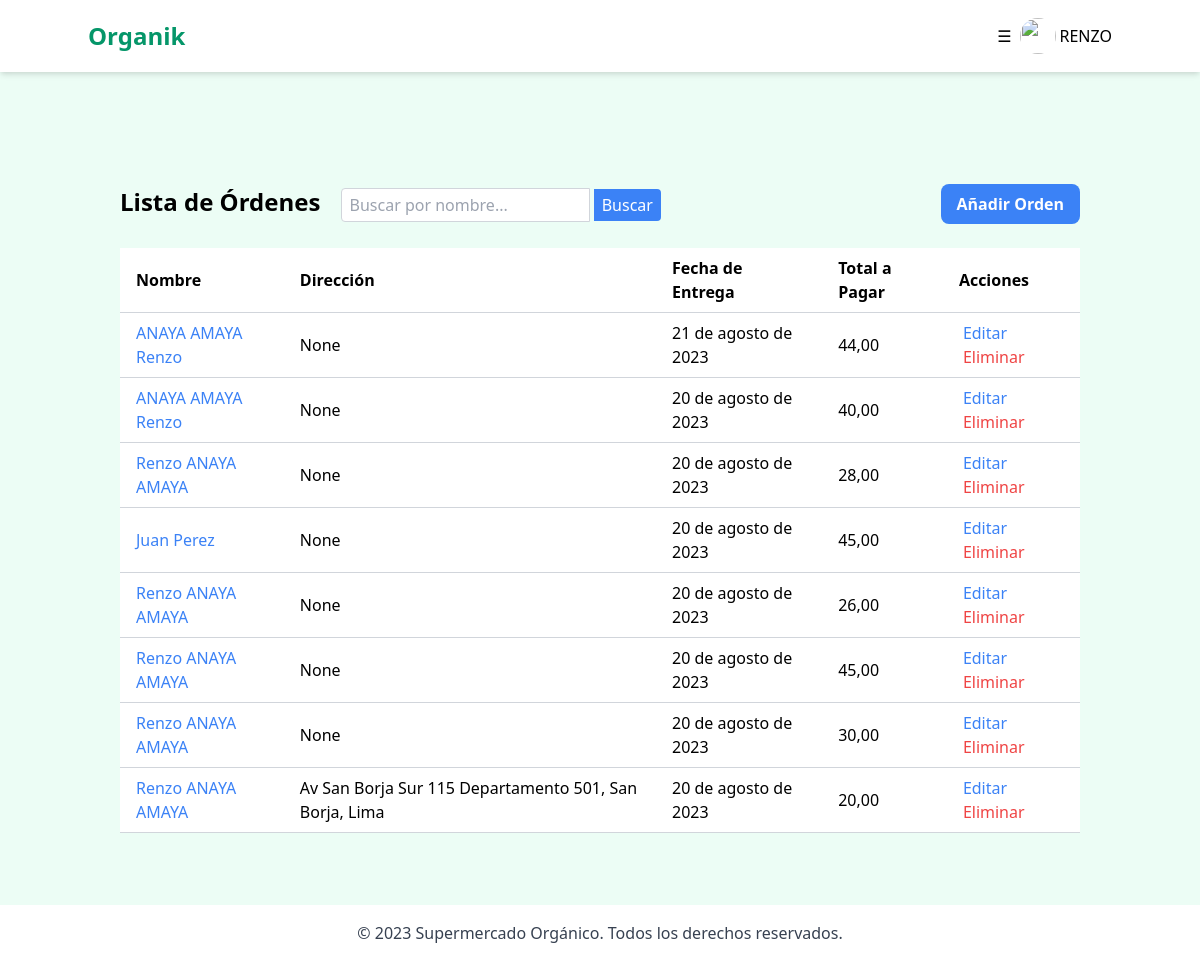
The app's page /administracion/orden/ (signed in), older data.
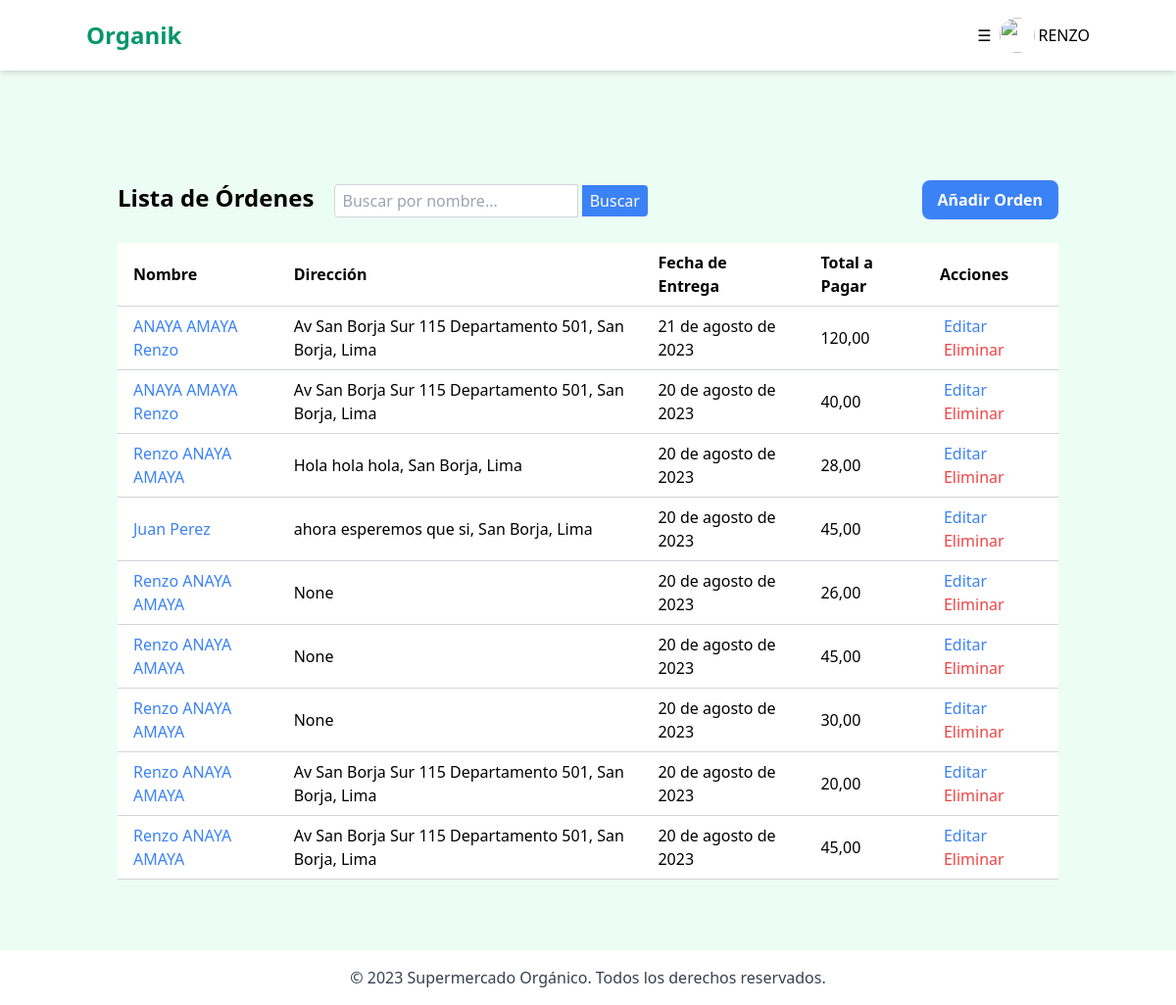
The same page, newer data.
### marketapp/models.py (models this page shows, shortened)
class Orden(models.Model):
    usuario = models.ForeignKey(
        Usuario, on_delete=models.SET_NULL, null=True, blank=True
    )
    first_name = models.CharField(max_length=100, blank=True, null=True)
    last_name = models.CharField(max_length=100, blank=True, null=True)
    email = models.EmailField()
    telefono = models.CharField(max_length=15)
    direccion = models.ForeignKey(DireccionEnvio, on_delete=models.SET_NULL, null=True)
    fecha_creacion = models.DateTimeField(auto_now_add=True)
    fecha_entrega_deseada = models.DateField(null=True, blank=True)
    total = models.DecimalField(max_digits=10, decimal_places=2)
    descuento = models.DecimalField(max_digits=10, decimal_places=2, default=0)
    costo_envio = models.DecimalField(max_digits=10, decimal_places=2, default=10)
    completado = models.BooleanField(default=False)
    total_a_pagar = models.DecimalField(max_digits=10, decimal_places=2)

class DireccionEnvio(models.Model):
    direccion = models.TextField()
    ciudad = models.CharField(max_length=100)
    distrito = models.CharField(max_length=100)
    codigo_postal = models.CharField(max_length=10)
    def __str__(self):
        return f"{self.direccion}, {self.distrito}, {self.ciudad}"

### marketapp/views.py (the view)
# urls.py: path('orden/', OrdenAdminListView.as_view(), name='admin_orden_list'),
class OrdenAdminListView(LoginRequiredMixin, ListView):
    model = Orden
    template_name = 'marketapp/admin/orden/list.html'
    context_object_name = 'ordenes'
    def get_queryset(self):
        queryset = super().get_queryset()
        search_term = self.request.GET.get('search', '')
        if search_term:
            queryset = queryset.filter(first_name__icontains=search_term)
        return queryset

### marketapp/templates/marketapp/admin/orden/list.html
{% extends "marketapp/admin/adminIndex.html" %}
{% block contenido %}
<div class="container mx-auto mt-10 md:p-4">
    <div class="flex justify-between items-center mb-6">
        <div>
            <h2 class="text-2xl font-bold inline-block mr-4">Lista de Órdenes</h2>
            <form class="inline-block" method="get" action=".">
                <input type="text" name="search" placeholder="Buscar por nombre..." value="{{ request.GET.search }}" class="py-1 px-2 rounded-l border border-gray-300">
                <button type="submit" class="py-1 px-2 rounded-r bg-blue-500 hover:bg-blue-600 text-white">Buscar</button>
            </form>
        </div>
        <a href="{% url 'administracion:admin_orden_create' %}" class="bg-blue-500 hover:bg-blue-600 text-white font-bold py-2 px-4 rounded-lg">
            Añadir Orden
        </a>
    </div>
    <table class="min-w-full bg-white">
        <thead>
            <tr>
                <th class="py-2 md:px-4 border-b border-gray-300 text-left">Nombre </th>
                <th class="py-2 md:px-4 border-b border-gray-300 text-left">Dirección</th>
                <th class="py-2 md:px-4 border-b border-gray-300 text-left">Fecha de Entrega</th>
                <th class="py-2 md:px-4 border-b border-gray-300 text-left">Total a Pagar</th>
                <th class="py-2 md:px-4 border-b border-gray-300 text-left">Acciones</th>
            </tr>
        </thead>
        <tbody>
            {% for orden in ordenes %}
            <tr>
                <td class="px-1 py-2 md:px-4 border-b border-gray-300">
                    <a href="{% url 'administracion:admin_orden_detail' orden.id %}" class="text-blue-500 hover:text-blue-600">{{ orden.first_name }} {{ orden.last_name}}</a>
                </td>
                <td class="py-2 md:px-4 border-b border-gray-300">{{ orden.direccion }}</td>
                <td class="py-2 md:px-4 border-b border-gray-300">{{ orden.fecha_entrega_deseada }}</td>
                <td class="py-2 md:px-4 border-b border-gray-300">{{ orden.total_a_pagar }}</td>
                <td class="py-2 md:px-4 border-b border-gray-300 ">
                    <a href="{% url 'administracion:admin_orden_edit' orden.id %}" class="text-blue-500 hover:text-blue-600 ml-1">Editar</a>
                    <a href="{% url 'administracion:admin_orden_delete' orden.id %}" class="text-red-500 hover:text-red-600 ml-1">Eliminar</a>
                </td>
            </tr>
            {% endfor %}
        </tbody>
    </table>
</div>
{% endblock %}

Row changes from the older to the newer data that the page shows:
changed Orden "21 de agosto de 2023": direccion "None" → "Av San Borja Sur 115 Departamento 501, San Borja, Lima"; total_a_pagar "44,00" → "120,00"
changed Orden (number 2 of 9 on the later page): direccion "None" → "Av San Borja Sur 115 Departamento 501, San Borja, Lima"
changed Orden: direccion "None" → "Hola hola hola, San Borja, Lima"
changed Orden "Juan": direccion "None" → "ahora esperemos que si, San Borja, Lima"
added Orden: first_name "Renzo", last_name "ANAYA AMAYA", direccion "Av San Borja Sur 115 Departamento 501, San Borja, Lima", fecha_entrega_deseada "20 de agosto de 2023", total_a_pagar "45,00"
